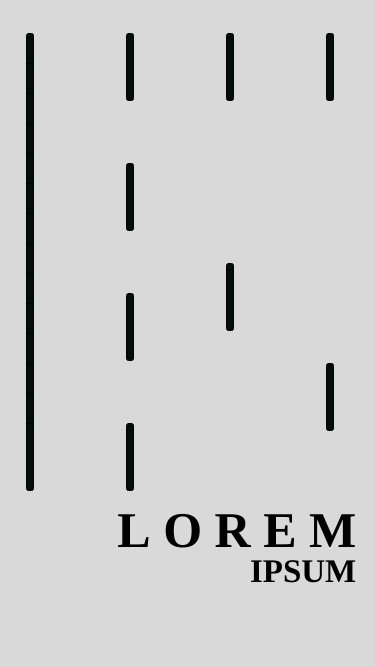
Frame 1 (no input)
Frame 60 (no input): identical to frame 1, image omitted
Frame 120 (the mouse pressed at the canvas centre since frame 60): identical to frame 1, image omitted

The p5.js sketch that drew this single still picture (run headless with seeded random() and noise() and a simulated clock; from frame 60 on, the mouse is pressed at the canvas centre):

// p5.js sketch
// ── sketch.js
//wip

function setup() {
	createCanvas(375, 667);
	rectMode(CENTER);
}

function draw() {
	background(217);
	for (let x = 30; x < width; x += 100) {
		for (let y = 67; y < height * 0.7; y += x) {
			push();
			fill(3, 13, 9);
			rect(x, y, 7, 67, 2);
			pop();
		}
	}

	textAlign(RIGHT,CENTER);
	textStyle(BOLD);
	textSize(50);
	textFont('Avenir');
	text('L O R E M', width * 0.95, height * 0.8);
	textSize(33);
	textAlign(RIGHT,CENTER);
	text("IPSUM", width * 0.95, height * 0.86);
}
